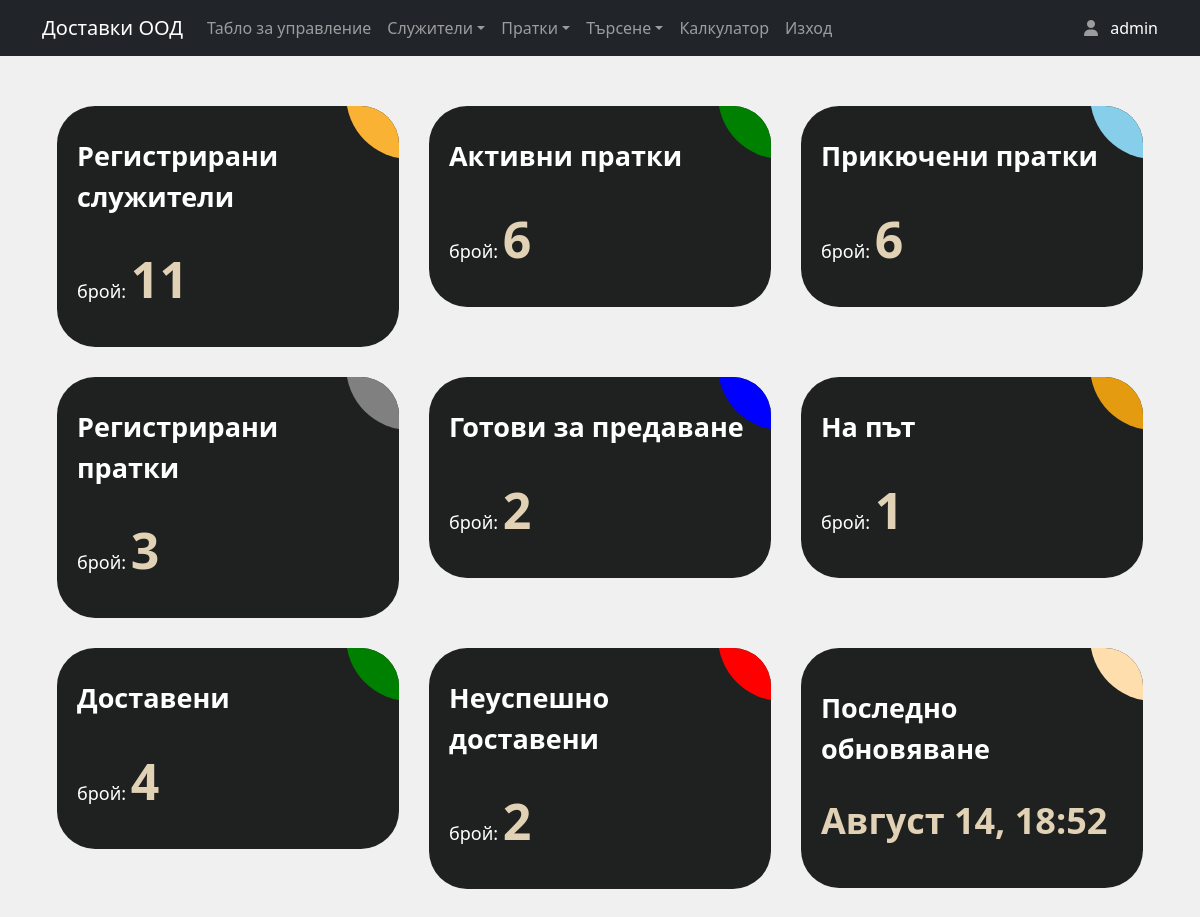
The app's page /Dashboard.php (signed in) with its own data.
### tables this page shows
CREATE TABLE `shipment_history` (
  `shipment_id` int(11) NOT NULL,
  `tracking_id` varchar(255) NOT NULL,
  `location` varchar(255) NOT NULL,
  `status` varchar(100) NOT NULL,
  `update_time` datetime NOT NULL DEFAULT current_timestamp(),
  `history_table_id` int(11) NOT NULL
);

### Dashboard.php (the view, shortened to what this page needs)
<?php
include_once 'header.php';
include_once 'includes/dbh.inc.php';
?>
<div class="container">
  <div class="ag-format-container">
    <div class="ag-courses_box">
      <div class="ag-courses_item">
        <a href="/users_list.php" class="ag-courses-item_link">
          <div class="ag-courses-item_bg"></div>
          <div class="ag-courses-item_title">
            Регистрирани служители
          </div>
          <div class="ag-courses-item_date-box">
            брой:
            <span class="ag-courses-item_date">
              <?php
              $sql = "SELECT * from users";
              $result = mysqli_query($conn, $sql);
              if ($userCount = mysqli_num_rows($result)) {
                echo $userCount;
              } else echo '0';
              ?>
            </span>
          </div>
        </a>
      </div>
      <div class="ag-courses_item">
        <a href="/active_shipments.php" class="ag-courses-item_link">
          <div class="ag-courses-item_bg"></div>
          <div class="ag-courses-item_title">
            Активни пратки
          </div>
          <div class="ag-courses-item_date-box">
            брой:
            <span class="ag-courses-item_date">
              <?php
              $sql = "SELECT sh.*
            FROM shipment_history sh
            JOIN (
                SELECT shipment_id, MAX(update_time) AS max_update_time
                FROM shipment_history
                GROUP BY shipment_id
            ) sh_max ON sh.shipment_id = sh_max.shipment_id
            AND sh.update_time = sh_max.max_update_time
            WHERE sh.status = 'Регистрирана'
            OR sh.status = 'Готова за предаване'
            OR sh.status = 'На път'";
              $result = mysqli_query($conn, $sql);
              if ($activeCount = mysqli_num_rows($result)) {
                echo $activeCount;
              } else echo '0';
              ?>
            </span>
          </div>
        </a>
      </div>
      <div class="ag-courses_item">
        <a href="/inactive_shipments.php" class="ag-courses-item_link">
          <div class="ag-courses-item_bg"></div>
          <div class="ag-courses-item_title">
            Прикючени пратки
          </div>
          <div class="ag-courses-item_date-box">
            брой:
            <span class="ag-courses-item_date">
              <?php
              $sql = "SELECT sh.*
            FROM shipment_history sh
            JOIN (
                SELECT shipment_id, MAX(update_time) AS max_update_time
                FROM shipment_history
                GROUP BY shipment_id
            ) sh_max ON sh.shipment_id = sh_max.shipment_id AND sh.update_time = sh_max.max_update_time
            WHERE sh.status = 'Доставена'
            OR sh.status = 'Провалена доставка'";
              $result = mysqli_query($conn, $sql);
              if ($inactiveCount = mysqli_num_rows($result)) {
                echo $inactiveCount;
              } else echo '0';
              ?>
            </span>
          </div>
        </a>
      </div>
      <div class="ag-courses_item">
        <a href="/registered_shipments.php" class="ag-courses-item_link">
          <div class="ag-courses-item_bg"></div>
          <div class="ag-courses-item_title">
            Регистрирани пратки
          </div>
          <div class="ag-courses-item_date-box">
            брой:
            <span class="ag-courses-item_date">
              <?php
              $sql = "SELECT sh.*
              FROM shipment_history sh
              JOIN (
                  SELECT shipment_id, MAX(update_time) AS max_update_time
                  FROM shipment_history
                  GROUP BY shipment_id
              ) sh_max ON sh.shipment_id = sh_max.shipment_id AND sh.update_time = sh_max.max_update_time
              WHERE sh.status = 'Регистрирана';";
              $result = mysqli_query($conn, $sql);
              if ($registeredShipmentsCount = mysqli_num_rows($result)) {
                echo $registeredShipmentsCount;
              } else echo '0';
              ?>
            </span>
          </div>
        </a>
      </div>
      <div class="ag-courses_item">
        <a href="/ready_for_pickup.php" class="ag-courses-item_link">
          <div class="ag-courses-item_bg"></div>
          <div class="ag-courses-item_title">
            Готови за предаване
          </div>
          <div class="ag-courses-item_date-box">
            брой:
            <span class="ag-courses-item_date">
              <?php
              $sql = "SELECT sh.*
              FROM shipment_history sh
              JOIN (
                  SELECT shipment_id, MAX(update_time) AS max_update_time
                  FROM shipment_history
                  GROUP BY shipment_id
              ) sh_max ON sh.shipment_id = sh_max.shipment_id AND sh.update_time = sh_max.max_update_time
              WHERE sh.status = 'Готова за предаване';";
              $result = mysqli_query($conn, $sql);
              if ($readyForPickupCount = mysqli_num_rows($result)) {
                echo $readyForPickupCount;
              } else echo '0';
              ?>
            </span>
          </div>
        </a>
      </div>
      <div class="ag-courses_item">
        <a href="/in_transit.php" class="ag-courses-item_link">
          <div class="ag-courses-item_bg"></div>
          <div class="ag-courses-item_title">
            На път
          </div>
          <div class="ag-courses-item_date-box">
            брой:
            <span class="ag-courses-item_date">
              <?php
              $sql = "SELECT sh.*
              FROM shipment_history sh
              JOIN (
                  SELECT shipment_id, MAX(update_time) AS max_update_time
                  FROM shipment_history
                  GROUP BY shipment_id
              ) sh_max ON sh.shipment_id = sh_max.shipment_id AND sh.update_time = sh_max.max_update_time
              WHERE sh.status = 'На път';";
              $result = mysqli_query($conn, $sql);
              if ($inTransitCount = mysqli_num_rows($result)) {
                echo $inTransitCount;
              } else echo '0';
              ?>
            </span>
          </div>
        </a>
      </div>
      <div class="ag-courses_item">
        <a href="/delivered.php" class="ag-courses-item_link">
          <div class="ag-courses-item_bg">
          </div>
          <div class="ag-courses-item_title">
            Доставени
          </div>
          <div class="ag-courses-item_date-box">
            брой:
            <span class="ag-courses-item_date">
              <?php
              $sql = "SELECT sh.*
              FROM shipment_history sh
              JOIN (
                  SELECT shipment_id, MAX(update_time) AS max_update_time
                  FROM shipment_history
                  GROUP BY shipment_id
              ) sh_max ON sh.shipment_id = sh_max.shipment_id AND sh.update_time = sh_max.max_update_time
              WHERE sh.status = 'Доставена';";
              $result = mysqli_query($conn, $sql);
              if ($deliveredCount = mysqli_num_rows($result)) {
                echo $deliveredCount;
              } else echo '0';
              ?>
            </span>
          </div>
        </a>
      </div>
      <div class="ag-courses_item">
        <a href="/failed_shipments.php" class="ag-courses-item_link">
          <div class="ag-courses-item_bg">
          </div>
          <div class="ag-courses-item_title">
            Неуспешно доставени
          </div>
          <div class="ag-courses-item_date-box">
            брой:
            <span class="ag-courses-item_date">
              <?php
              $sql = "SELECT sh.*
               FROM shipment_history sh
               JOIN (
                   SELECT shipment_id, MAX(update_time) AS max_update_time
                   FROM shipment_history
                   GROUP BY shipment_id
               ) sh_max ON sh.shipment_id = sh_max.shipment_id AND sh.update_time = sh_max.max_update_time
               WHERE sh.status = 'Провалена доставка';";
              $result = mysqli_query($conn, $sql);
              if ($failedCount = mysqli_num_rows($result)) {
                echo $failedCount;
              } else echo '0';
              ?>
            </span>
          </div>
        </a>
      </div>
      <div class="ag-courses_item">
        <a href="/last_updates.php" class="ag-courses-item_link">
          <div class="ag-courses-item_bg">
          </div>
          <div class="ag-courses-item_title">
            Последно обновяване
          </div>
          <div class="ag-courses-item_date-box">
            <span class="ag-courses-item_date">
              <?php
              $sql = "SELECT update_time FROM shipment_history ORDER BY history_table_id DESC LIMIT 1";
              $result = mysqli_query($conn, $sql);
              if ($updateTime = mysqli_num_rows($result)) {
                $row = mysqli_fetch_assoc($result);
                $dateUpdate = $row['update_time'];
                $parsedDate = date_parse_from_format("Y-m-d H:i:s", $dateUpdate);
                $monthNames = [
                  1 => 'Януари',
                  2 => 'Февруари',
                  3 => 'Март',
                  4 => 'Април',
                  5 => 'Май',
                  6 => 'Юни',
                  7 => 'Юли',
                  8 => 'Август',
                  9 => 'Септември',
                  10 => 'Октомври',
                  11 => 'Ноември',
                  12 => 'Декември'
                ];
                $month = $monthNames[$parsedDate['month']];
                $day = $parsedDate['day'];
                $hour = $parsedDate['hour'];
                $minutes = sprintf("%02d", $parsedDate['minute']);
                echo "$month $day, $hour:$minutes";
              } else {
                echo "Засега няма";
              }
              ?>
            </span>
          </div>
        </a>
      </div>
      <link rel="stylesheet" href="css/styles.css">
      </body>
      </html>

### css/styles.css (style rules this page uses)
.ag-format-container { margin: 0 auto; }
.ag-courses_box { display: -webkit-box; display: -ms-flexbox; display: flex; -webkit-box-align: start; -ms-flex-align: start; align-items: flex-start; -ms-flex-wrap: wrap; flex-wrap: wrap; padding: 50px 0; }
.ag-courses_item { -ms-flex-preferred-size: calc(33.33333% - 30px); flex-basis: calc(33.33333% - 30px); margin: 0 15px 30px; overflow: hidden; border-radius: 38px; }
.ag-courses-item_link { display: block; padding: 30px 20px; background-color: #1f2020; overflow: hidden; text-decoration: none; position: relative; }
.ag-courses_item:nth-child(9n) .ag-courses-item_link { padding: 40px 20px; background-color: #1f2020; }
.ag-courses-item_title { min-height: 27px; margin: 0 0 25px; overflow: hidden; font-weight: bold; font-size: 27px; color: #FFF; z-index: 2; position: relative; }
.ag-courses-item_date-box { font-size: 18px; color: #FFF; z-index: 2; position: relative; }
.ag-courses-item_date { font-weight: bold; color: #e1d1b5; font-size: 50px; -webkit-transition: color .5s ease; -o-transition: color .5s ease; transition: color .5s ease }
.ag-courses-item_bg { height: 128px; width: 128px; background-color: #f9b234; z-index: 1; position: absolute; top: -75px; right: -75px; border-radius: 50%; -webkit-transition: all .5s ease; -o-transition: all .5s ease; transition: all .5s ease; }
.ag-courses_item:nth-child(2n) .ag-courses-item_bg { background-color: green; }
.ag-courses_item:nth-child(3n) .ag-courses-item_bg { background-color: #87CEEB; }
.ag-courses_item:nth-child(4n) .ag-courses-item_bg { background-color: grey; }
.ag-courses_item:nth-child(5n) .ag-courses-item_bg { background-color: blue; }
.ag-courses_item:nth-child(6n) .ag-courses-item_bg { background-color: #E49B0F; }
.ag-courses_item:nth-child(7n) .ag-courses-item_bg { background-color: green; }
.ag-courses_item:nth-child(8n) .ag-courses-item_bg { background-color: red; }
.ag-courses_item:nth-child(9n) .ag-courses-item_bg { background-color: #FFDEAD; }
.ag-courses_item:nth-child(9n) .ag-courses-item_date { font-size: 36px; }

### records on screen
shipment_history: update_time "Август", update_time "14", update_time "18", update_time "52"

### other values on screen
$_SESSION["useruid"] "admin"
$userCount "11"
$activeCount "6"
$inactiveCount "6"
$registeredShipmentsCount "3"
$readyForPickupCount "2"
$inTransitCount "1"
$deliveredCount "4"
$failedCount "2"
